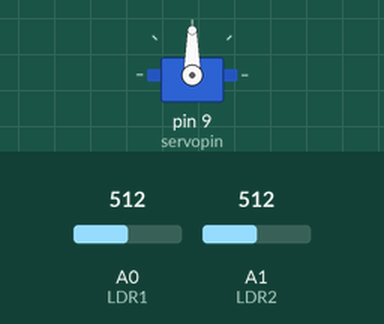
This sketch was run on a simulated Arduino Uno, built with avr-gcc and run on an emulated ATmega328P. Parts: servo. Inputs (shaded band) come from the test bench; at power-on: A0 (LDR1) = 512, A1 (LDR2) = 512.

Above: at 3.7 s.
3.8 s: A0 (LDR1) set to 526
At 4.96 s:
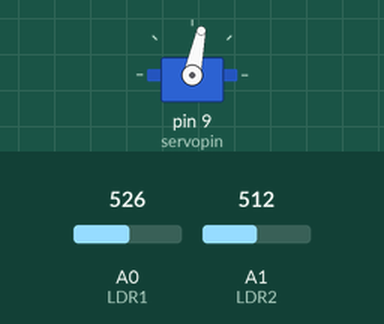
6.8 s: A0 (LDR1) set to 306
9.8 s: A1 (LDR2) set to 328
At 10.98 s:
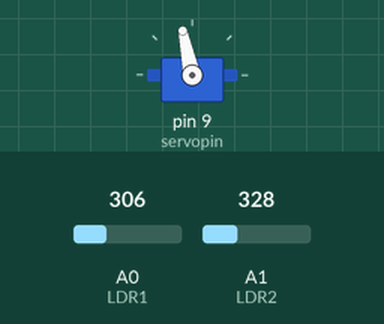
12.8 s: A1 (LDR2) set to 301
At 12.8 s:
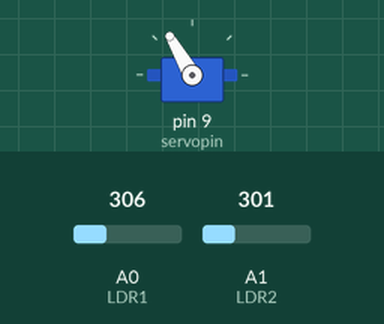
14.3 s: A0 (LDR1) set to 281
At 16.3 s:
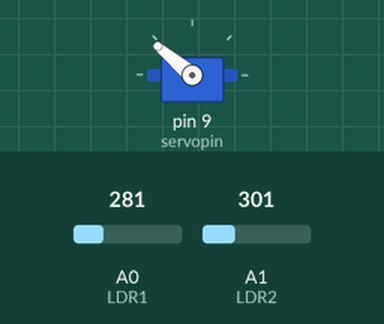
17.3 s: A0 (LDR1) set to 511
Timing chart, 0 to 28.0 s (numbered marks = the images above; inputs shaded):
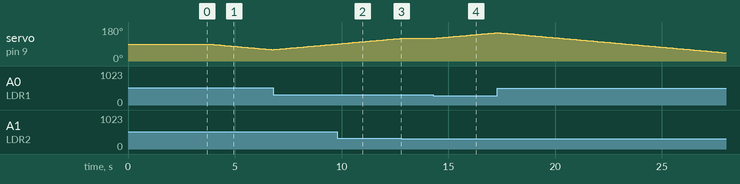

The sketch:

Automatic_solar_tracker.ino
```cpp
//Be sure to install the servo libraries prior to running the code.

#include <Servo.h>
Servo sg90;             //initializing a variable for servo named sg90
int initialposition = 90;
int LDR1 = A0;
int LDR2 = A1;
int range = 5;
int servopin=9;
void setup()
{
  sg90.attach(servopin);
  pinMode(LDR1, INPUT);
  pinMode(LDR2, INPUT);
  sg90.write(initialposition);
  delay(2500);
}

void loop()
{
  int R1 = analogRead(LDR1);
  int R2 = analogRead(LDR2);
  int diff1= abs(R1 - R2);
  int diff2= abs(R2 - R1);
Serial.println(A0);
  if((diff1 <= range) || (diff2 <= range)) {
    	//if the difference is under the error then do nothing
  } else {
    if(R1 > R2)
    {
      initialposition = --initialposition;  //Move the servo towards 0 degree
    }
    if(R1 < R2)
    {
      initialposition = ++initialposition; //Move the servo towards 180 degree
    }
  }
  sg90.write(initialposition);
  delay(100);
}
```

Measured:
- the behaviour switches between 517 and 518 on A0 (LDR1) (found by bisection; images 0 and 1)
- the behaviour switches between 312 and 311 on A1 (LDR2) (found by bisection; images 2 and 3)
- the behaviour switches between 296 and 295 on A0 (LDR1) (found by bisection; images 3 and 4)
- after the input at 3.8 s, servo on pin 9 (servopin): moves from 90° to 60° over 2.9 s, starting at once
- after the input at 12.8 s, servo on pin 9 (servopin): stays 120° (without the input it goes to 121° after 0.04 s)
- after the input at 14.3 s, servo on pin 9 (servopin): moves from 120° to 150° over 2.9 s, starting after 0.05 s
